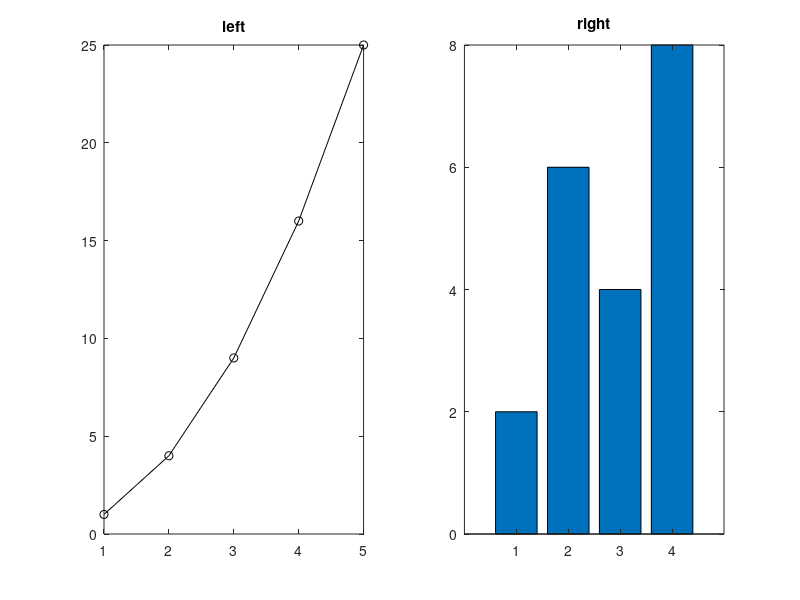

Source code (MATLAB): (Note: this script raises an error after producing the figure.)
%=============================================================================
% Copyright (c) 2016-present Allan CORNET (Nelson)
%=============================================================================
% This file is part of Nelson.
%=============================================================================
% LICENCE_BLOCK_BEGIN
% SPDX-License-Identifier: LGPL-3.0-or-later
% LICENCE_BLOCK_END
%=============================================================================
% <--ADV-CLI MODE-->
%=============================================================================

close all;
%=============================================================================
f = figure('Visible', 'on', 'Position', [100 100 640 420], 'Color', [1 1 1]);
subplot(1, 2, 1);
plot(1:5, (1:5) .^ 2, 'k-o');
title('left');
subplot(1, 2, 2);
bar([2 6 4 8]);
title('right');
drawnow();
%=============================================================================
asserts.istrue(isgraphics(f, 'figure'));
asserts.isequal(f.Type, 'figure');
asserts.isequal(char(f.Visible), 'on');
asserts.isequal(f.Color, [1 1 1]);
axesHandles = findobj(f, 'Type', 'axes');
asserts.isequal(numel(axesHandles), 2);
for k = 1:numel(axesHandles)
  asserts.isequal(axesHandles(k).Type, 'axes');
  asserts.isequal(axesHandles(k).Parent, f);
end
lineObjects = findobj(f, 'Type', 'line');
asserts.isequal(numel(lineObjects), 1);
asserts.istrue(all(isgraphics(lineObjects, 'line')));
for k = 1:numel(lineObjects)
  asserts.isequal(lineObjects(k).Type, 'line');
end
barObjects = findobj(f, 'Type', 'bar');
asserts.isequal(numel(barObjects), 1);
asserts.istrue(all(isgraphics(barObjects, 'bar')));
for k = 1:numel(barObjects)
  asserts.isequal(barObjects(k).Type, 'bar');
end
close(f);
close all;
%=============================================================================
